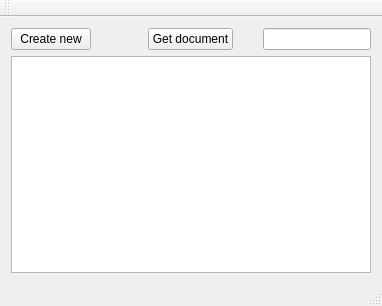
<?xml version="1.0" encoding="UTF-8"?>
<ui version="4.0">
 <class>MainWindow</class>
 <widget class="QMainWindow" name="MainWindow">
  <property name="geometry">
   <rect>
    <x>0</x>
    <y>0</y>
    <width>378</width>
    <height>306</height>
   </rect>
  </property>
  <property name="windowTitle">
   <string>MainWindow</string>
  </property>
  <widget class="QWidget" name="centralWidget">
   <layout class="QGridLayout" name="gridLayout">
    <item row="0" column="1" alignment="Qt::AlignHCenter">
     <widget class="QPushButton" name="ButtonGetDoc">
      <property name="sizePolicy">
       <sizepolicy hsizetype="Fixed" vsizetype="Fixed">
        <horstretch>0</horstretch>
        <verstretch>0</verstretch>
       </sizepolicy>
      </property>
      <property name="text">
       <string>Get document</string>
      </property>
     </widget>
    </item>
    <item row="2" column="0" colspan="3">
     <widget class="QPlainTextEdit" name="TextboxDocContent">
      <property name="enabled">
       <bool>true</bool>
      </property>
      <property name="sizePolicy">
       <sizepolicy hsizetype="Expanding" vsizetype="Expanding">
        <horstretch>0</horstretch>
        <verstretch>0</verstretch>
       </sizepolicy>
      </property>
      <property name="minimumSize">
       <size>
        <width>360</width>
        <height>200</height>
       </size>
      </property>
      <property name="readOnly">
       <bool>true</bool>
      </property>
      <property name="plainText">
       <string/>
      </property>
     </widget>
    </item>
    <item row="0" column="2" alignment="Qt::AlignRight">
     <widget class="QLineEdit" name="InputDocName">
      <property name="sizePolicy">
       <sizepolicy hsizetype="Fixed" vsizetype="Fixed">
        <horstretch>0</horstretch>
        <verstretch>0</verstretch>
       </sizepolicy>
      </property>
     </widget>
    </item>
    <item row="0" column="0" alignment="Qt::AlignLeft">
     <widget class="QPushButton" name="ButtonCreate">
      <property name="sizePolicy">
       <sizepolicy hsizetype="Fixed" vsizetype="Fixed">
        <horstretch>0</horstretch>
        <verstretch>0</verstretch>
       </sizepolicy>
      </property>
      <property name="text">
       <string>Create new</string>
      </property>
     </widget>
    </item>
   </layout>
  </widget>
  <widget class="QMenuBar" name="menuBar">
   <property name="geometry">
    <rect>
     <x>0</x>
     <y>0</y>
     <width>378</width>
     <height>20</height>
    </rect>
   </property>
  </widget>
  <widget class="QToolBar" name="mainToolBar">
   <attribute name="toolBarArea">
    <enum>TopToolBarArea</enum>
   </attribute>
   <attribute name="toolBarBreak">
    <bool>false</bool>
   </attribute>
  </widget>
  <widget class="QStatusBar" name="statusBar"/>
 </widget>
 <layoutdefault spacing="6" margin="11"/>
 <resources/>
 <connections/>
</ui>
